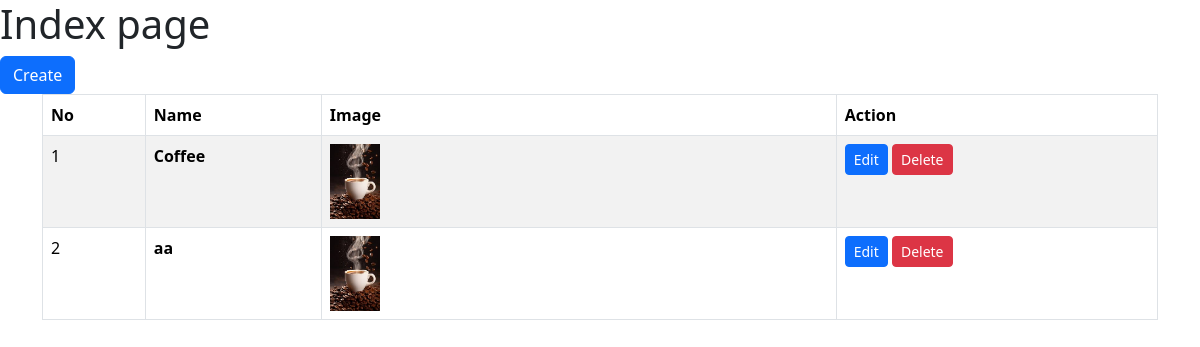
/, run on an earlier commit of the app's database.
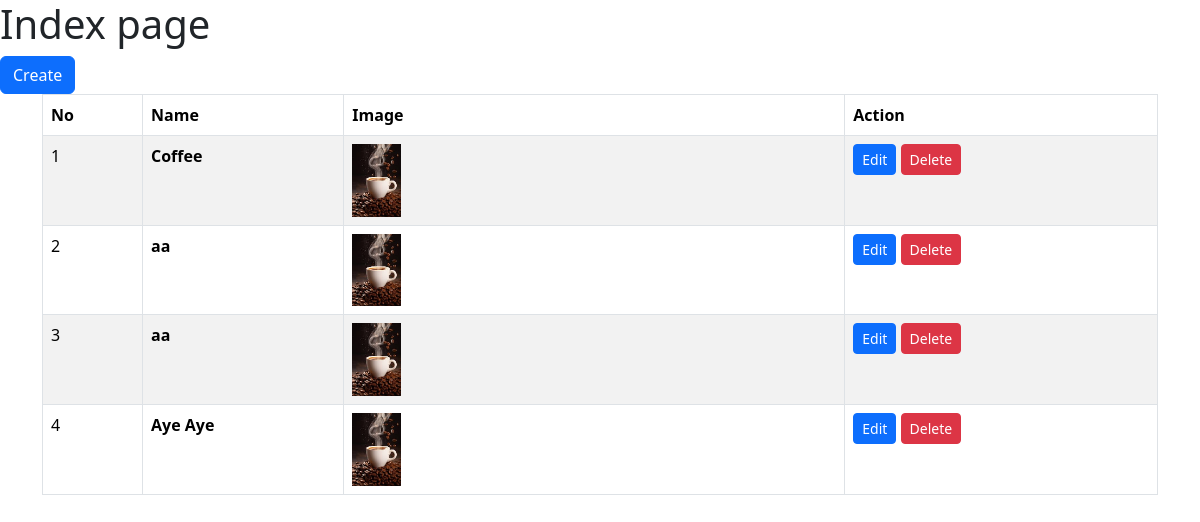
And on a later commit of the database.
### main/models.py (models this page shows, shortened)
class Image(models.Model):
    name = models.CharField(max_length=50)
    image = models.ImageField(upload_to="photoes/")

### main/views.py (the view)
# urls.py: path('', views.index, name='index'),
def index(request):
    images = Image.objects.all()
    context = {'images':images}
    return render(request, 'index.html', context)

### templates/index.html
{% extends "main.html" %}
{% block content %}
    <h1>Index page</h1>
    <a href="{% url 'create' %}" class="btn btn-primary">Create</a>
    <div class="container">
        <table class="table table-striped table-bordered">
            <thead>
              <tr>
                <th scope="col">No</th>
                <th scope="col">Name</th>
                <th scope="col">Image</th>
                <th scope="col">Action</th>
              </tr>
            </thead>
            <tbody>
              {% for image in images %}
                <tr>
                  <td>{{ forloop.counter }}</td>
                  <td><b>{{ image.name }}</b></td>
                  <td>
                    <img src="{{ image.image.url }}" alt="" width="10%">
                  </td>
                  <td>
                    <a href="{% url 'edit' image.id %}" type="submit" class="btn btn-primary btn-sm">Edit</a>
                    <a href="{% url 'delete' image.id %}" type="submit" class="btn btn-danger btn-sm">Delete</a>
                  </td>
                </tr>
              {% endfor %}
            </tbody>
        </table>
    </div>
{% endblock content %}

What changed in the data, as far as the page shows it:
added Image: name "aa", image (picture)
added Image: name "Aye Aye", image (picture)
